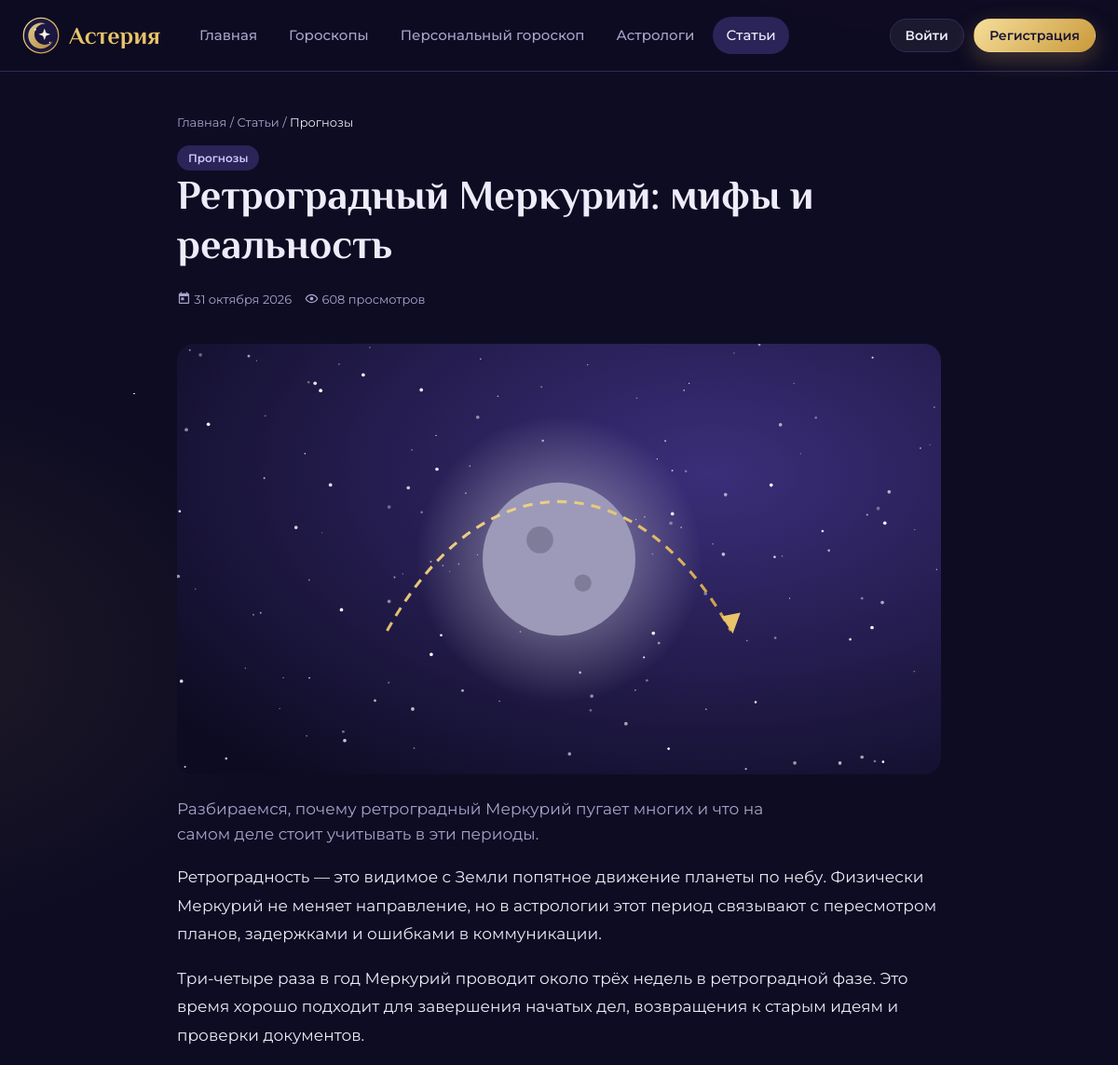
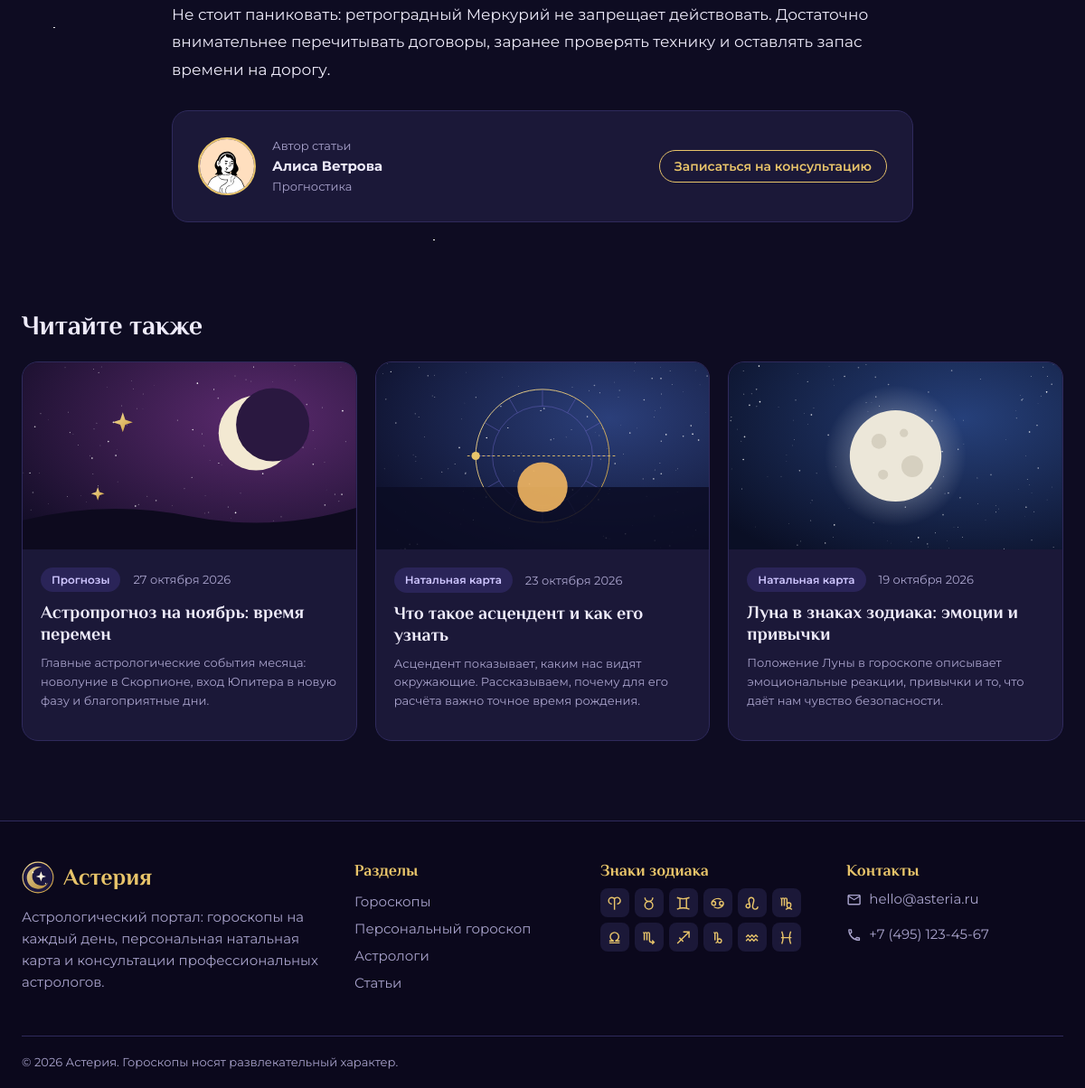
Page /article.php?slug=retrograde-mercury on the committed database (2 pictures, top to bottom).
### tables this page shows
CREATE TABLE articles (
  id INT AUTO_INCREMENT PRIMARY KEY,
  title VARCHAR(200) NOT NULL,
  slug VARCHAR(100) NOT NULL UNIQUE,
  category VARCHAR(50) NOT NULL,
  image VARCHAR(100) NOT NULL,
  excerpt VARCHAR(300) NOT NULL,
  content TEXT NOT NULL,
  astrologer_id INT NULL,
  published_at DATE NOT NULL,
  views INT NOT NULL DEFAULT 0,
  FOREIGN KEY (astrologer_id) REFERENCES astrologers(id) ON DELETE SET NULL
);

CREATE TABLE astrologers (
  id INT AUTO_INCREMENT PRIMARY KEY,
  name VARCHAR(100) NOT NULL,
  photo VARCHAR(100) NOT NULL,
  specialization VARCHAR(100) NOT NULL,
  experience INT NOT NULL,
  price INT NOT NULL,
  rating DECIMAL(2,1) NOT NULL DEFAULT 5.0,
  about TEXT NOT NULL
);

CREATE TABLE zodiac_signs (
  id INT AUTO_INCREMENT PRIMARY KEY,
  name VARCHAR(30) NOT NULL,
  slug VARCHAR(30) NOT NULL UNIQUE,
  date_start CHAR(5) NOT NULL,
  date_end CHAR(5) NOT NULL,
  element ENUM('Огонь','Земля','Воздух','Вода') NOT NULL,
  planet VARCHAR(30) NOT NULL,
  description TEXT NOT NULL
);

### article.php (the view, shortened to what this page needs)
<?php
require 'includes/db.php';
require_once 'includes/functions.php';
$slug = $_GET['slug'] ?? '';
$st = $pdo->prepare('SELECT ar.*, a.name AS author, a.photo, a.specialization, a.id AS author_id
    FROM articles ar LEFT JOIN astrologers a ON a.id = ar.astrologer_id WHERE ar.slug = ?');
$st->execute([$slug]);
$article = $st->fetch();
$pdo->prepare('UPDATE articles SET views = views + 1 WHERE id = ?')->execute([$article['id']]);
$more = $pdo->prepare('SELECT * FROM articles WHERE id <> ? ORDER BY published_at DESC LIMIT 3');
$more->execute([$article['id']]);
$moreArticles = $more->fetchAll();
require 'includes/header.php';
?>
<section class="page-head">
    <div class="container narrow">
        <nav class="crumbs"><a href="<?= url('index.php') ?>">Главная</a> / <a href="<?= url('articles.php') ?>">Статьи</a> / <span><?= e($article['category']) ?></span></nav>
        <span class="badge"><?= e($article['category']) ?></span>
        <h1><?= e($article['title']) ?></h1>
        <div class="article-meta">
            <span class="muted small"><?= icon('calendar-today') ?> <?= ruDate($article['published_at']) ?></span>
            <span class="muted small"><?= icon('eye-outline') ?> <?= (int)$article['views'] + 1 ?> просмотров</span>
        </div>
    </div>
</section>
<section class="section pt-0">
    <div class="container narrow">
        <img class="article-cover" src="<?= url('assets/img/articles/' . $article['image']) ?>" alt="">
        <p class="lead"><?= e($article['excerpt']) ?></p>
        <div class="article-text">
            <?php foreach (preg_split('/\n\s*\n/', $article['content']) as $para): ?>
                <p><?= e($para) ?></p>
            <?php endforeach; ?>
        </div>
        <?php if ($article['author']): ?>
            <div class="card author-card">
                <img class="avatar" src="<?= url('assets/img/avatars/' . $article['photo']) ?>" alt="">
                <div>
                    <div class="muted small">Автор статьи</div>
                    <strong><?= e($article['author']) ?></strong>
                    <div class="muted small"><?= e($article['specialization']) ?></div>
                </div>
                <a class="btn btn-outline btn-sm" href="<?= url('astrologer.php?id=' . $article['author_id']) ?>">Записаться на консультацию</a>
            </div>
        <?php endif; ?>
    </div>
</section>
<section class="section">
    <div class="container">
        <div class="section-head"><h2>Читайте также</h2></div>
        <div class="article-grid">
            <?php foreach ($moreArticles as $art): ?>
                <?php include 'includes/article_card.php'; ?>
            <?php endforeach; ?>
        </div>
    </div>
</section>
<?php require 'includes/footer.php'; ?>

### includes/functions.php (shortened to what this page needs)
<?php
function e($value): string
{
    return htmlspecialchars((string)$value, ENT_QUOTES, 'UTF-8');
}
function url(string $path = ''): string
{
    return BASE_URL . '/' . ltrim($path, '/');
}
function icon(string $name, string $class = 'ico'): string
{
    static $cache = [];
    if (!isset($cache[$name])) {
        $file = __DIR__ . '/../assets/img/icons/' . $name . '.svg';
        $svg = is_file($file) ? file_get_contents($file) : '';
        $svg = preg_replace('/ id="[^"]*"/', '', $svg);
        $cache[$name] = $svg;
    }
    return str_replace('<svg ', '<svg class="' . e($class) . '" aria-hidden="true" fill="currentColor" ', $cache[$name]);
}
function allSigns(PDO $pdo): array
{
    static $signs = null;
    if ($signs === null) {
        $signs = $pdo->query('SELECT * FROM zodiac_signs ORDER BY id')->fetchAll();
    }
    return $signs;
}
function ruDate(string $date, bool $withYear = true): string
{
    $months = ['', 'января', 'февраля', 'марта', 'апреля', 'мая', 'июня', 'июля', 'августа', 'сентября', 'октября', 'ноября', 'декабря'];
    $t = strtotime($date);
    return (int)date('j', $t) . ' ' . $months[(int)date('n', $t)] . ($withYear ? ' ' . date('Y', $t) : '');
}
function zodiacIcon(string $slug, string $class = 'ico'): string
{
    return icon('zodiac-' . $slug, $class);
}

### includes/article_card.php (shortened to what this page needs)
<a class="article-card" href="<?= url('article.php?slug=' . $art['slug']) ?>">
    <img src="<?= url('assets/img/articles/' . $art['image']) ?>" alt="" loading="lazy">
    <div class="article-body">
        <div class="article-meta">
            <span class="badge"><?= e($art['category']) ?></span>
            <span class="muted small"><?= ruDate($art['published_at']) ?></span>
        </div>
        <h3><?= e($art['title']) ?></h3>
        <p class="muted small"><?= e($art['excerpt']) ?></p>
    </div>
</a>

### includes/footer.php (shortened to what this page needs)
</main>
<footer class="site-footer">
    <div class="container footer-grid">
        <div>
            <a class="logo" href="<?= url('index.php') ?>">
                <img src="<?= url('assets/img/logo.svg') ?>" alt="" width="36" height="36">
                <span>Астерия</span>
            </a>
            <p class="muted">Астрологический портал: гороскопы на каждый день, персональная натальная карта и консультации профессиональных астрологов.</p>
        </div>
        <div>
            <h4>Разделы</h4>
            <a href="<?= url('horoscopes.php') ?>">Гороскопы</a>
            <a href="<?= url('personal.php') ?>">Персональный гороскоп</a>
            <a href="<?= url('astrologers.php') ?>">Астрологи</a>
            <a href="<?= url('articles.php') ?>">Статьи</a>
        </div>
        <div>
            <h4>Знаки зодиака</h4>
            <div class="footer-signs">
                <?php foreach (allSigns($pdo) as $s): ?>
                    <a href="<?= url('horoscopes.php?sign=' . $s['slug']) ?>" title="<?= e($s['name']) ?>"><?= zodiacIcon($s['slug']) ?></a>
                <?php endforeach; ?>
            </div>
        </div>
        <div>
            <h4>Контакты</h4>
            <p class="muted"><?= icon('email-outline') ?> hello@asteria.ru</p>
            <p class="muted"><?= icon('phone-outline') ?> +7 (495) 123-45-67</p>
        </div>
    </div>
    <div class="container footer-bottom">© <?= date('Y') ?> Астерия. Гороскопы носят развлекательный характер.</div>
</footer>
</body>
</html>

### assets/css/style.css (style rules this page uses)
:root { --bg: #0E0C22; --bg-2: #15122F; --surface: #1B1838; --surface-2: #231F47; --line: #2F2A5C; --text: #EEEBFA; --muted: #A9A3CC; --gold: #E8C46A; --gold-2: #C99A3B; --violet: #8B74FF; --violet-soft: #2A2458; --rose: #EC8FB4; --fire: #F28C5B; --earth: #8FC48B; --air: #8FB6F2; --water: #7FD3D8; --danger: #FF7D8A; --success: #7FDCA8; --radius: 18px; --font-head: 'Philosopher', Georgia, serif; --font-text: 'Montserrat', 'Segoe UI', Arial, sans-serif; }
* { box-sizing: border-box; }
html { scroll-behavior: smooth; }
body { margin: 0; background: var(--bg); color: var(--text); font: 400 15px/1.6 var(--font-text); min-height: 100vh; display: flex; flex-direction: column; position: relative; }
a { color: inherit; text-decoration: none; }
img { max-width: 100%; display: block; }
h1, h2, h3, h4 { font-family: var(--font-head); font-weight: 700; line-height: 1.2; margin: 0 0 .5em; }
h1 { font-size: 44px; }
h2 { font-size: 30px; }
h3 { font-size: 21px; }
p { margin: 0 0 1em; }
.container { width: min(1200px, 100% - 48px); margin-inline: auto; }
.container.narrow { width: min(820px, 100% - 48px); }
.muted { color: var(--muted); }
.small { font-size: 13px; }
.lead { font-size: 17px; color: var(--muted); max-width: 680px; }
.ico { width: 1.15em; height: 1.15em; vertical-align: -0.2em; flex-shrink: 0; }
.btn { display: inline-flex; align-items: center; justify-content: center; gap: 8px; padding: 13px 24px; border-radius: 999px; border: 1px solid transparent; font: 600 15px var(--font-text); cursor: pointer; transition: .2s; white-space: nowrap; }
.btn-sm { padding: 8px 16px; font-size: 14px; }
.btn-outline { border-color: var(--gold); color: var(--gold); background: transparent; }
.badge { display: inline-block; padding: 4px 12px; border-radius: 999px; background: var(--violet-soft); color: #CFC6FF; font-size: 12px; font-weight: 600; }
.logo { display: flex; align-items: center; gap: 10px; font: 700 26px var(--font-head); color: var(--gold); }
.section { padding: 48px 0; }
.pt-0 { padding-top: 0; }
.section-head { display: flex; justify-content: space-between; align-items: center; gap: 16px; margin-bottom: 22px; }
.section-head h2 { margin: 0; display: flex; align-items: center; gap: 10px; }
.card { background: var(--surface); border: 1px solid var(--line); border-radius: var(--radius); padding: 28px; }
.page-head { padding: 44px 0 28px; }
.crumbs { color: var(--muted); font-size: 13px; margin-bottom: 14px; }
.crumbs span { color: var(--text); }
.avatar { width: 96px; height: 96px; border-radius: 50%; background: #2A2458; border: 2px solid var(--gold); flex-shrink: 0; }
.article-grid { display: grid; grid-template-columns: repeat(3, 1fr); gap: 20px; }
.article-card { background: var(--surface); border: 1px solid var(--line); border-radius: var(--radius); overflow: hidden; transition: .2s; }
.article-card img { aspect-ratio: 16 / 9; object-fit: cover; width: 100%; }
.article-body { padding: 20px; }
.article-body h3 { font-size: 20px; }
.article-meta { display: flex; gap: 14px; align-items: center; margin-bottom: 10px; flex-wrap: wrap; }
.article-cover { border-radius: var(--radius); margin-bottom: 24px; width: 100%; }
.article-text p { font-size: 17px; line-height: 1.8; }
.author-card { display: flex; align-items: center; gap: 18px; margin-top: 30px; }
.author-card .avatar { width: 64px; height: 64px; }
.author-card .btn { margin-left: auto; }
.site-footer { border-top: 1px solid var(--line); background: rgba(10, 8, 26, .7); margin-top: 40px; padding-top: 44px; }
.footer-grid { display: grid; grid-template-columns: 1.4fr 1fr 1fr 1fr; gap: 32px; }
.footer-grid h4 { font-size: 18px; color: var(--gold); }
.footer-grid a { display: block; color: var(--muted); padding: 3px 0; }
.footer-grid a.logo { display: flex; color: var(--gold); margin-bottom: 14px; padding: 0; }
.footer-grid p { display: flex; gap: 8px; align-items: center; }
.footer-signs { display: grid; grid-template-columns: repeat(6, 32px); gap: 6px; }
.footer-signs a { width: 32px; height: 32px; display: grid; place-items: center; border-radius: 8px; background: var(--surface); color: var(--gold); padding: 0; }
.footer-bottom { border-top: 1px solid var(--line); margin-top: 32px; padding: 18px 0; color: var(--muted); font-size: 13px; }

### rows in the picture
articles: category "Прогнозы", title "Ретроградный Меркурий: мифы и реальность", published_at "31 октября 2026", (int)$article['views'] + 1 "608", image (picture), excerpt "Разбираемся, почему ретроградный Меркурий пугает многих и что на самом деле стоит учитывать в эти периоды.", content "Ретроградность — это видимое с Земли попятное движение планеты по небу. Физически Меркурий не меняет направление, но в астрологии этот период связывают с пересмотром планов, задержками и ошибками в коммуникации.", content "Три-четыре раза в год Меркурий проводит около трёх недель в ретроградной фазе. Это время хорошо подходит для завершения начатых дел, возвращения к старым идеям и проверки документов.", content "Не стоит паниковать: ретроградный Меркурий не запрещает действовать. Достаточно внимательнее перечитывать договоры, заранее проверять технику и оставлять запас времени на дорогу.", astrologer.photo (picture), astrologer.name "Алиса Ветрова", astrologer.specialization "Прогностика"
articles: image (picture), category "Прогнозы", published_at "27 октября 2026", title "Астропрогноз на ноябрь: время перемен", excerpt "Главные астрологические события месяца: новолуние в Скорпионе, вход Юпитера в новую фазу и благоприятные дни."
articles: image (picture), category "Натальная карта", published_at "23 октября 2026", title "Что такое асцендент и как его узнать", excerpt "Асцендент показывает, каким нас видят окружающие. Рассказываем, почему для его расчёта важно точное время рождения."
articles: image (picture), category "Натальная карта", published_at "19 октября 2026", title "Луна в знаках зодиака: эмоции и привычки", excerpt "Положение Луны в гороскопе описывает эмоциональные реакции, привычки и то, что даёт нам чувство безопасности."

### other values in the picture
$title "Главная"
$title "Гороскопы"
$title "Персональный гороскоп"
$title "Астрологи"
$title "Статьи"
